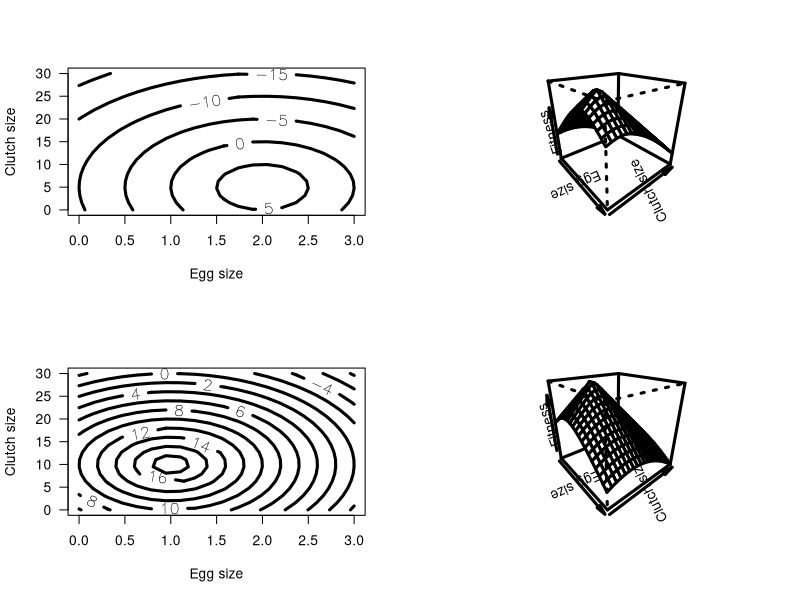

Write the R code that produced this figure. (Note: this script raises an error after producing the figure.)
# Optimizing egg and clutch size: dealing with two state variables

# General assumptions
# 1. The animal commences the time period with some fixed quantity of resources that can be divided into clutches and eggs of different sizes. Thus although we have two state variables, egg size and clutch size, these can be combined operationally into a single variable, reproductive biomass, X.
# 2. Patches or hosts vary in quality.
# 3. The survival and growth of larvae depend on the number in the clutch, egg size, and host quality.
# 4. Variation in host quality can be detected by the ovipositing female.
# 5. Survival of the female may or may not change over time. For computational simplicity, we assume that the sequence of events is that egg-laying precedes the determination of survival over the time period.
# 6. Only one host at most is encountered per time interval.
# 7. Hosts already with eggs are not encountered.
# 8. Fitness is a function of the number of offsping.
#
# Mathematical assumptions
# 1. There are four types of host.
# 2. The amount of reproductive biomass available at time t is B, which is equal to the product of egg size and clutch size, x(t) = X.E * X.C.
# 3. The single host fitness can be modeled by the function: Benefit(i,E,C) = Wmax - sqrt( a.E(i)*(X.E - b.E(i))^2 + a.C(i)*(X.C - b.C(i))^2 )
# 4. A host is encountered during each time step: the probability of encountering host type 1 is P(1) = 0.5 and host type 2 P(2) = 0.5.
# 4. We shall assume a constant mortality per unit time, Pmortality = 0.1. At the end of the season no further eggs can be laid, meaning that the female is, from the point of view of natural selection, dead. For computational simplicity we shall use Psurvival = 1 - Pmortality
#
#                                Model Parameters
#
# Host             Wmax             a.E               a.C             b.E            b.C
# 1                10               100               1               2              5
# 2                20               100               1               1              10
#
#

rm(list=ls())
print("Outcome chart and expected lifetime fitness function")

FITNESS <- function(X, Wmax, Xegg, Xclutch, ax, ay) {
    W <- Wmax - sqrt(ax*(X[1] - Xegg)^2 + ay*(X[2] - Xclutch)^2)
    return(W)
}    

Wmax <- c(10, 20)
Xegg <- c(2,1)
Xclutch <- c(5,10)
ax <- 100
ay <- 1
n <- 20
x <- seq(from=0, to=3, length=n)  # egg size
y <- seq(from=0, to=30, length=n)  # clutch size
d <- expand.grid(x, y)

par(mfrow=c(2,2))

for(i in 1:2) {
    # create a vector of fitness values for all combinations
    Wtemp <- apply(d, 1, FITNESS, Wmax[i], Xegg[i], Xclutch[i], ax, ay)
    # convert to matrix
    W <- matrix(Wtemp, n, n, byrow=F)
    # plots
    contour(x, y, W, xlab='Egg size', ylab='Clutch size', las=1, lwd=3, labcex=1)
    persp(x, y, W, xlab='Egg size', ylab='Clutch size', zlab='Fitness', lwd=3, theta=50, phi=25)
}


rm(list=ls())

print("Calculating the decision matrix")
rm(list=ls())

FITNESS <- function(Egg, Clutch, X, F.vectors, Xcritical, Xmax, Xinc, Psurvival, Wmax, A, XEgg, Xclutch, Ith.Patch) {
    W <- 0
    Biomass <- Clutch * Egg
    # calculate only if less than X
    if(Biomass < X) {
        Max.Index <- 1 + (Xmax - Xcritical) / Xinc
        Index <- 1 + (Biomass - Xcritical) / Xinc
        # Get fitness at lower and upper
        Index.lower <- floor(Index)
        Index.upper <- Index.lower + 1
        Index.upper <- min(Index.upper, Max.Index)
        Qx <- Biomass - floor(Biomass)
        Fxt.lower <- F.vectors[Index.lower,2]
        Fxt.upper <- F.vectors[Index.upper,2]
        Fxt.interpolated <- Qx*Fxt.upper + (1-Qx)*Fxt.lower
        W <- Wmax[Ith.Patch] - sqrt(A[1]*(Egg - Xegg[Ith.Patch])^2 + A[2]*(Clutch - Xclutch[Ith.Patch])^2)
    }    
    return(W)
}


OVER.PATCHES <- function(X, F.vectors, Xcritical, Xmax, Xinc, Npatch, Psurvival, Wmax, A, Xegg, Xclutch, P1) {
    # X is the total biomass available
    Index <- 1 + (X - Xcritical) / Xinc
    # Allocate storage of best combinations for each patch
    # Columns contain: Fitness, Clutch, Egg
    Choice.Flag <- matrix(0, 2)
    Best.in.Patch <- matrix(0, 2, 3)
    # Iterate over patches
    for(Ith.Patch in 1:Npatch) {
        # Make a matrix, W.host of 3 cols: Fitness, Clutch size, Egg size
        W.host <- matrix(0, 11, 3)
        # Iterate over clutch size
        for(Clutch in 1:11) {
            W.host[Clutch,2] <- Clutch
            Best.egg.size <- optimize(f=FITNESS, interval=c(0.01,3), Clutch, X, F.vectors, Xcritical, Xmax, Xinc, Psurvival, Wmax, A, Xegg, Xclutch, Ith.Patch, maximum=T)
            W.host[Clutch,1] <- Best.egg.size$objective  # fitness
            W.host[Clutch,3] <- Best.egg.size$maximum  # egg size
        }
        # Get best combination for this host
        R <- W.host[,1]
        Best <- order(R, na.last=T, decreasing=T)
        Best.in.Patch[Ith.Patch,] <- W.host[Best[1],]
        # Test for several equal optimal choices
        Choice1 <- W.host[Best[1],1]
        Choice2 <- W.host[Best[2],1]
        if(Choice1 == Choice2) Choice.Flag[Ith.Patch] <- 2
    } # next host
    
    # Overall fitness
    W <- P1*Best.in.Patch[1,1] + (1-P1)*Best.in.Patch[2,1]
    F.vectors[Index,1] <- W  # get best W = F(x, t)
    # Concatenate F(x, t) and the optimal clutch values for host type 2
    Temp1 <- c(F.vectors[Index,1], 1)
    Temp2 <- c(Best.in.Patch[1,2], Best.in.Patch[1,3])
    Temp3 <- c(Best.in.Patch[2,2], Best.in.Patch[2,3])
    # Add Temp vectors to bottom of F.vectors
    Temp <- rbind(F.vectors, Temp1, Temp2, Temp3)
    
    return(Temp)
}

OVER.STATES <- function(F.vectors, Xcritical, Xmax, Xinc, Npatch, Psurvival, Max.Index, Wmax, A, Xegg, Xclutch, P1) {
    Store <- matrix(0, Max.Index, 7)
    for(Index in 2:Max.Index) {
        X <- (Index-1)*Xinc + Xcritical
        # For given X call OVER.PATCHES to determine F(x, t) and best patch
        Temp <- OVER.PATCHES(X, F.vectors, Xcritical, Xmax, Xinc, Npatch, Psurvival, Wmax, A, Xegg, Xclutch, P1)
        # Extract components
        # Last row is F(x, t) and best clutch size and egg size for host 2
        # Last row is flag that multiple equal choices exist
        n <- nrow(Temp) - 4
        F.vectors <- Temp[1:n,]
        # Add the seven output values (omit dummy) to storage
        Store[Index,] <- c(Temp[n+1,1], Temp[n+2,1:2], Temp[n+3,1:2], Temp[n+4,1:2])
    }
    # Add Store values to end of F.vectors for pass back to main program
    Temp <- cbind(F.vectors, Store)  # combined by columns
                             
    return(Temp)
}    

#### MAIN PROGRAM #####
Xmax <- 10
Xcritical <- 0
Xinc <- 1
Max.Index <- 1 + (Xmax - Xcritical) / Xinc
Wmax <- c(10, 20)
Xegg <- c(2,1)
Xclutch <- c(5,10)
A <- c(100, 1)
P1 <- 0.5  # probability of host 1
Psurvival <- 0.90
Npatch <- 2
Horizon <- 10

# Set up matrix for fitnesses. Initialize to 0
# col 1 is temporary F(x, t+1), col 2 is F(x, t+1)
F.vectors <- matrix(0, Max.Index, 2)

# create matrices for output, one for each host
FxtT <- matrix(0, Horizon, Max.Index)  # F(x, t)
Best.Clutch1 <- matrix(0, Horizon, Max.Index)
Best.Clutch2 <- matrix(0, Horizon, Max.Index)
Best.Egg1 <- matrix(0, Horizon, Max.Index)
Best.Egg2 <- matrix(0, Horizon, Max.Index)
Choice.H1 <- matrix(0, Horizon, Max.Index)
Choice.H2 <- matrix(0, Horizon, Max.Index)


# start iterations
Time <- Horizon
while(Time > 1) {
    Time <- Time - 1
    # Call OVER.STATES to get best values for this time step
    Temp <- OVER.STATES(F.vectors, Xcritical, Xmax, Xinc, Npatch, Psurvival, Max.Index, Wmax, A, Xegg, Xclutch, P1)
    # Extract F.vectors
    TempF <- Temp[,1:2]
    # Update F1
    for(J in 2:Max.Index) {
        F.vectors[J,2] <- TempF[J,1]
    }
    # Store results
    FxtT[Time,] <- Temp[,3]
    Best.Clutch1[Time,] <- Temp[,4]
    Best.Egg1[Time,] <- Temp[,5]
    Best.Clutch2[Time,] <- Temp[,6]
    Best.Egg2[Time,] <- Temp[,7]
    Choice.H1[Time,] <- Temp[,8]
    Choice.H2[Time,] <- Temp[,9]
}    

# Output information. For display add states (=wts) to last row of matrices
Index <- seq(from=1, to=Max.Index)
FxtT[Horizon,] <- (Index - 1) * Xinc + Xcritical

Best.Clutch1[Horizon,] <- (Index - 1) * Xinc + Xcritical
Best.Clutch2[Horizon,] <- (Index - 1) * Xinc + Xcritical
Best.Egg1[Horizon,] <- (Index - 1) * Xinc + Xcritical
Best.Egg2[Horizon,] <- (Index - 1) * Xinc + Xcritical
Choice.H1[Horizon,] <- (Index - 1) * Xinc + Xcritical
Choice.H2[Horizon,] <- (Index - 1) * Xinc + Xcritical

print(Best.Clutch1[,1:Max.Index])
print(Best.Clutch2[,1:Max.Index])
print(signif(Best.Egg1[,1:Max.Index], 3))
print(signif(Best.Egg2[,1:Max.Index], 3))
print(Choice.H1[,1:Max.Index])
print(Choice.H2[,1:Max.Index])
print(signif(FxtT[,1:Max.Index], 3))

